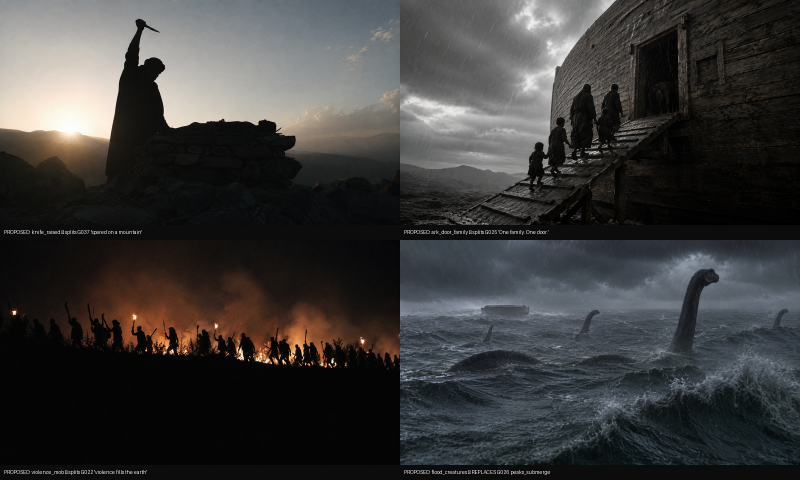
#> input picture assets/christ_cares/genesis_additions_proposal_2026-08-04.png, 1600 x 960 px, given in place of doc_flood_creatures.png, which was not available (shown at 1/2 size)
$ python make_genesis_thumb.py
#> lines starting #> are read from the running program, lines starting #| are printed output that depends on the picture; pictures that were not available may be replaced by others from this repository, and a replacement may not be noted
#!/usr/bin/env python3
"""Genesis trailer thumbnail — dino x flood hero (+ ark-door alt).

Competitor field (YouTube 'book of genesis explained' / 'genesis full story
animated', surveyed 2026-08-06): bright cartoon/AI-fantasy, gold-serif GENESIS
text, God faces, busy collages. Standout wedge = the channel's own register:
dark documentary photoreal, ONE subject, dinosaurs+ark (nobody has it, and it
is the recon's #1 most-asked question). Composed from the 1672px SEED plates
(not video frames) per playbook P-TT-03; text delivers the claim the title
doesn't repeat (P-TT-02).
"""
import os
from PIL import Image, ImageDraw, ImageFont, ImageEnhance, ImageFilter

REPO = os.path.normpath(os.path.join(os.path.dirname(os.path.abspath(__file__)), "..", ".."))
SEEDS = os.path.join(REPO, "assets", "christ_cares", "doc_seeds")
OUT = os.path.join(REPO, "assets", "christ_cares")
FONT = "/System/Library/Fonts/Supplemental/Arial Black.ttf"
W, H = 1280, 720
AMBER = (245, 183, 66)
WHITE = (245, 245, 245)


def draw_block(draw, xy, text, size, fill, stroke=8):
    f = ImageFont.truetype(FONT, size)
    # soft drop shadow then hard stroke for small-size read
    x, y = xy
    draw.text((x + 6, y + 8), text, font=f, fill=(0, 0, 0, 160))
    draw.text((x, y), text, font=f, fill=fill, stroke_width=stroke, stroke_fill=(10, 10, 10))
    return draw.textbbox((x, y), text, font=f, stroke_width=stroke)


def grade(im, contrast=1.14, color=0.9, dark_top=0.45):
    im = ImageEnhance.Contrast(im).enhance(contrast)
    im = ImageEnhance.Color(im).enhance(color)
    # darken the upper sky band so text carries at 168x94
    ov = Image.new("L", im.size, 0)
    d = ImageDraw.Draw(ov)
    for row in range(int(im.height * 0.55)):
        a = int(255 * dark_top * (1 - row / (im.height * 0.55)) ** 1.5)
        d.line([(0, row), (im.width, row)], fill=a)
    black = Image.new("RGB", im.size, (4, 6, 10))
    return Image.composite(black, im, ov.point(lambda v: v)).convert("RGB")


def feather_paste(base, patch, center, feather=40):
    mask = Image.new("L", patch.size, 0)
    d = ImageDraw.Draw(mask)
    d.rounded_rectangle([feather // 2, feather // 2,
                         patch.width - feather // 2, patch.height - feather // 2],
                        radius=feather, fill=255)
    mask = mask.filter(ImageFilter.GaussianBlur(feather // 2))
    base.paste(patch, (center[0] - patch.width // 2, center[1] - patch.height // 2), mask)


def hero():
    src = Image.open(os.path.join(SEEDS, "doc_flood_creatures.png")).convert("RGB")
#> src is the input picture: PIL image 1600x960 RGB; mean R, G, B 59.6, 58.7, 58
    # zoom crop so the hero neck+head dominates the right half, head clear of sky band
    im = src.crop((418, 60, 1672, 765)).resize((W, H), Image.LANCZOS)
    # ark patch from the ORIGINAL plate (same light), enlarged, lower-left midground
    ark = src.crop((300, 220, 620, 400))
    ark = ark.resize((int(ark.width * 1.45), int(ark.height * 1.45)), Image.LANCZOS)
#> ark: PIL image 464x261 RGB
    feather_paste(im, ark, (280, 380), feather=80)
#> in feather_paste, `mask = Image.new("L", patch.size, 0)`: mask: PIL image 464x261 L; every value is 0
#> in feather_paste, `mask = mask.filter(ImageFilter.GaussianBlur(feather // 2))`:
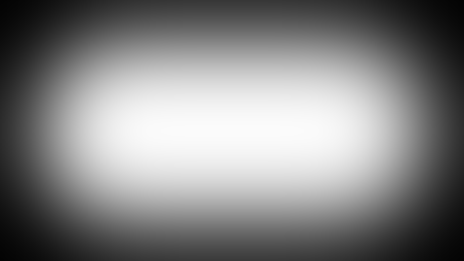
#> mask: PIL image 464x261 L; min 3, max 251, mean 131.2
    im = grade(im, contrast=1.13, dark_top=0.36)
#> in grade, `ov = Image.new("L", im.size, 0)`: ov: PIL image 1280x720 L; every value is 0
#> in grade, `black = Image.new("RGB", im.size, (4, 6, 10))`:
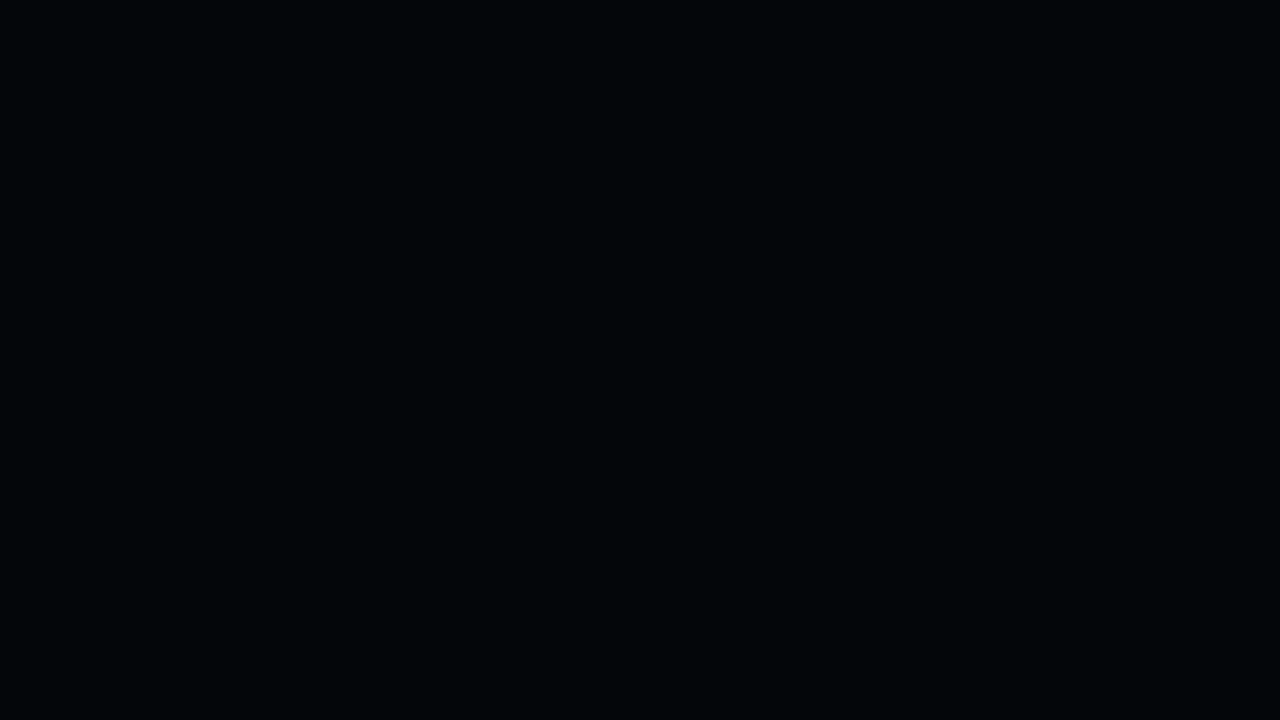
#> black: PIL image 1280x720 RGB; mean R, G, B 4, 6, 10
#> in grade, `return Image.composite(black, im, ov.point(lambda v: v)).convert("RGB")`:
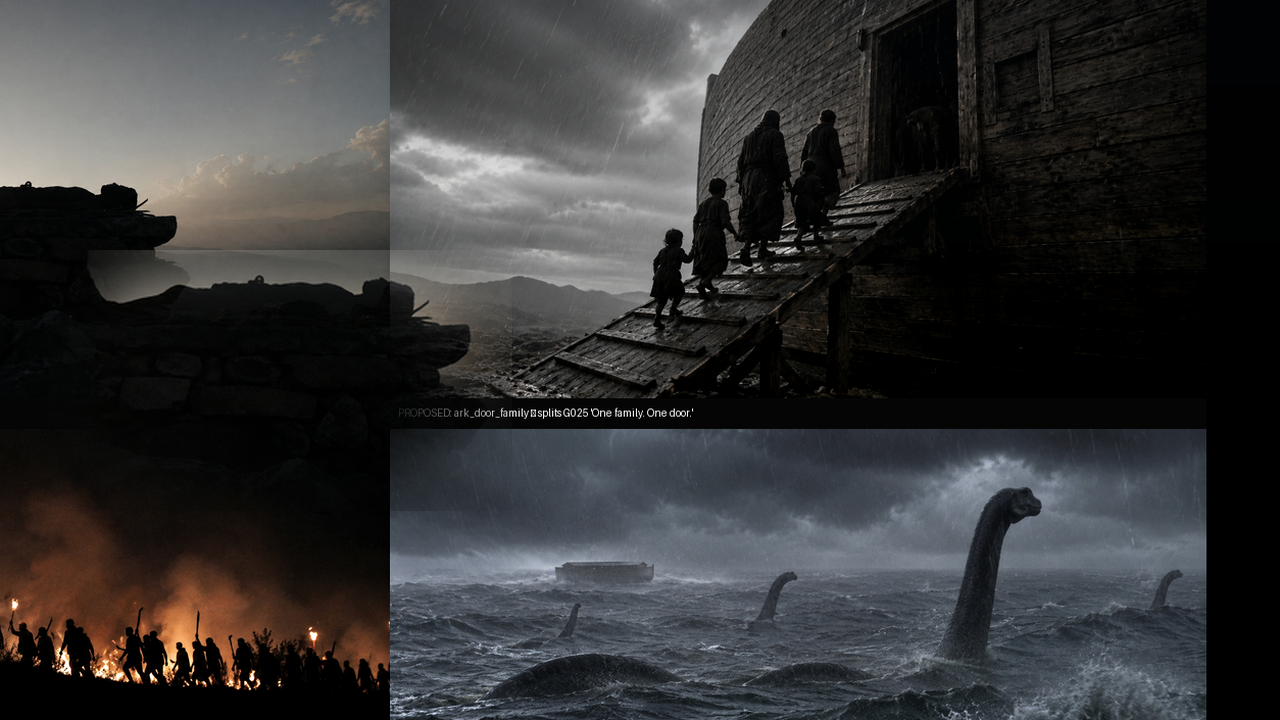
#> returned value: PIL image 1280x720 RGB; mean R, G, B 53.2, 53.1, 53.6
    d = ImageDraw.Draw(im, "RGBA")
    bb = draw_block(d, (44, 36), "DINOSAURS", 116, AMBER, stroke=9)
#> bb = (35, 48, 749, 155)
    draw_block(d, (44, bb[3] + 4), "WERE THERE", 86, WHITE, stroke=8)
    im.save(os.path.join(OUT, "thumb_genesis_dino_flood.png"))
    im.resize((168, 94), Image.LANCZOS).save(os.path.join(OUT, "thumb_genesis_dino_flood_168.png"))


def alt():
    im = Image.open(os.path.join(SEEDS, "doc_ark_door_family.png")).convert("RGB")
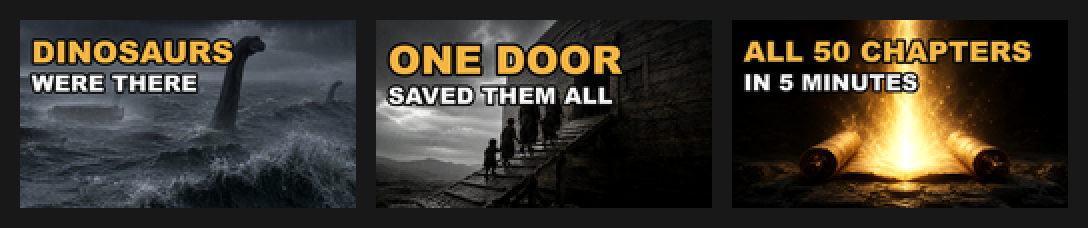
#> input picture assets/christ_cares/thumb_genesis_test_row.png, 1088 x 228 px, given in place of doc_ark_door_family.png, which was not available
#> im is the input picture: PIL image 1088x228 RGB; mean R, G, B 57.9, 53.4, 44.9
    im = im.resize((W, H), Image.LANCZOS)
#> im: PIL image 1280x720 RGB
    im = grade(im, contrast=1.10, dark_top=0.5)
#> call 2 of grade, with contrast = 1.1, color = 0.9, dark_top = 0.5
#> in grade (call 2), `return Image.composite(black, im, ov.point(lambda v: v)).convert("RGB")`:
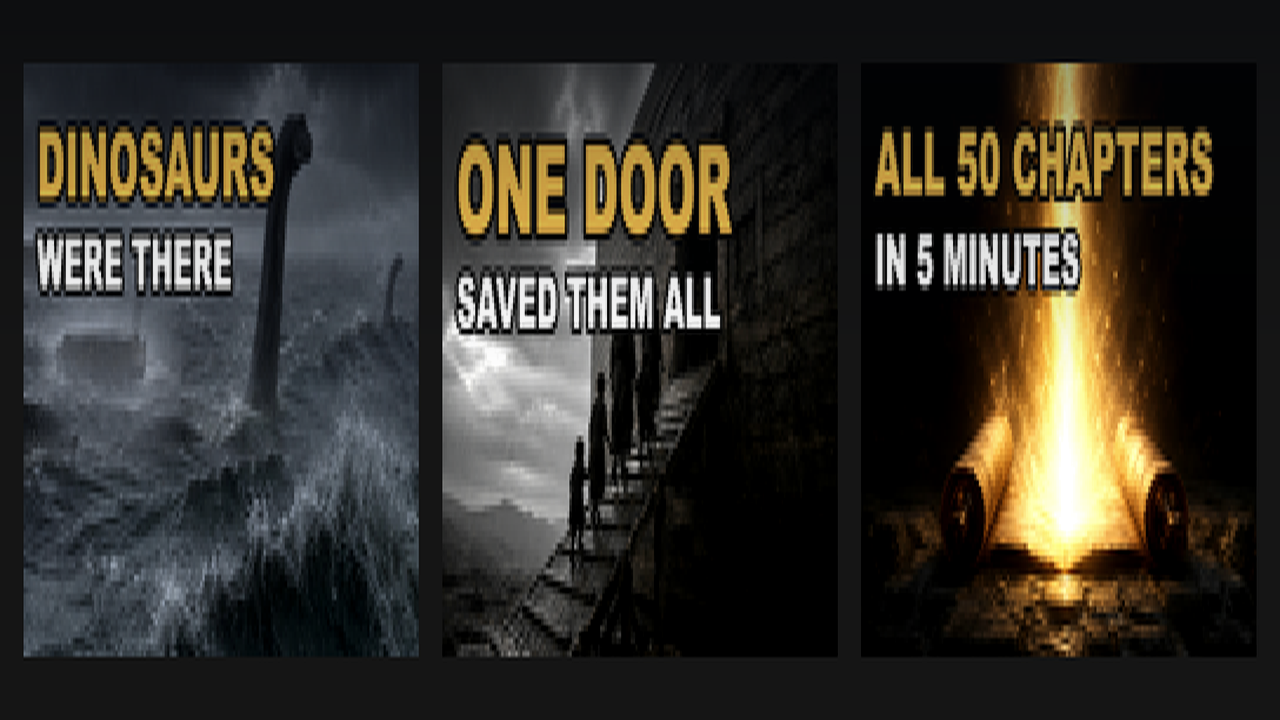
#> returned value: PIL image 1280x720 RGB; mean R, G, B 51.6, 48.6, 42
    d = ImageDraw.Draw(im, "RGBA")
    bb = draw_block(d, (46, 40), "ONE DOOR", 150, AMBER, stroke=10)
#> bb = (36, 59, 885, 192)
    draw_block(d, (46, bb[3] + 6), "SAVED THEM ALL", 88, WHITE, stroke=8)
    im.save(os.path.join(OUT, "thumb_genesis_ark_door.png"))
    im.resize((168, 94), Image.LANCZOS).save(os.path.join(OUT, "thumb_genesis_ark_door_168.png"))
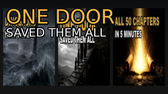
#> saved as thumb_genesis_ark_door_168.png: PIL image 168x94 RGB; mean R, G, B 55.7, 51.2, 42


def speed():
    """Utility/speed angle for Test & Compare: the whole book, fast."""
    plate = os.path.join(REPO, "assets", "christ_cares", "genesis_overview", "genesis_S14.png")
    im = Image.open(plate).convert("RGB").resize((W, H), Image.LANCZOS)
    im = ImageEnhance.Contrast(im).enhance(1.08)  # flanks are already near-black; no sky band
    d = ImageDraw.Draw(im, "RGBA")
    bb = draw_block(d, (44, 40), "ALL 50 CHAPTERS", 108, AMBER, stroke=9)
#> bb = (35, 51, 1027, 152)
    draw_block(d, (44, bb[3] + 6), "IN 5 MINUTES", 86, WHITE, stroke=8)
    im.save(os.path.join(OUT, "thumb_genesis_50chapters.png"))
    im.resize((168, 94), Image.LANCZOS).save(os.path.join(OUT, "thumb_genesis_50chapters_168.png"))


def results_row():
    """All three at 168x94 side by side — a mock search-results row for judging."""
    names = ["thumb_genesis_dino_flood_168.png", "thumb_genesis_ark_door_168.png",
             "thumb_genesis_50chapters_168.png"]
    row = Image.new("RGB", (168 * 3 + 40, 94 + 20), (24, 24, 24))
#> row: PIL image 544x114 RGB; every value is 24
    for i, n in enumerate(names):
        row.paste(Image.open(os.path.join(OUT, n)), (10 + i * 178, 10))
    row.resize((row.width * 2, row.height * 2), Image.NEAREST).save(
        os.path.join(OUT, "thumb_genesis_test_row.png"))
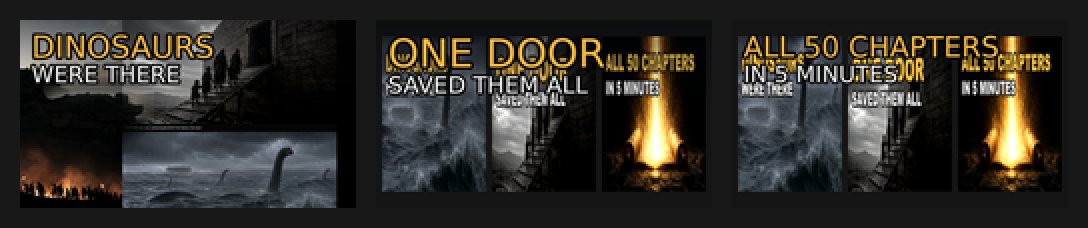
#> saved as thumb_genesis_test_row.png: PIL image 1088x228 RGB; mean R, G, B 48, 45.2, 39.8


if __name__ == "__main__":
    hero()
    alt()
    speed()
    results_row()
    print("wrote 3 thumbnails + test row to", OUT)
